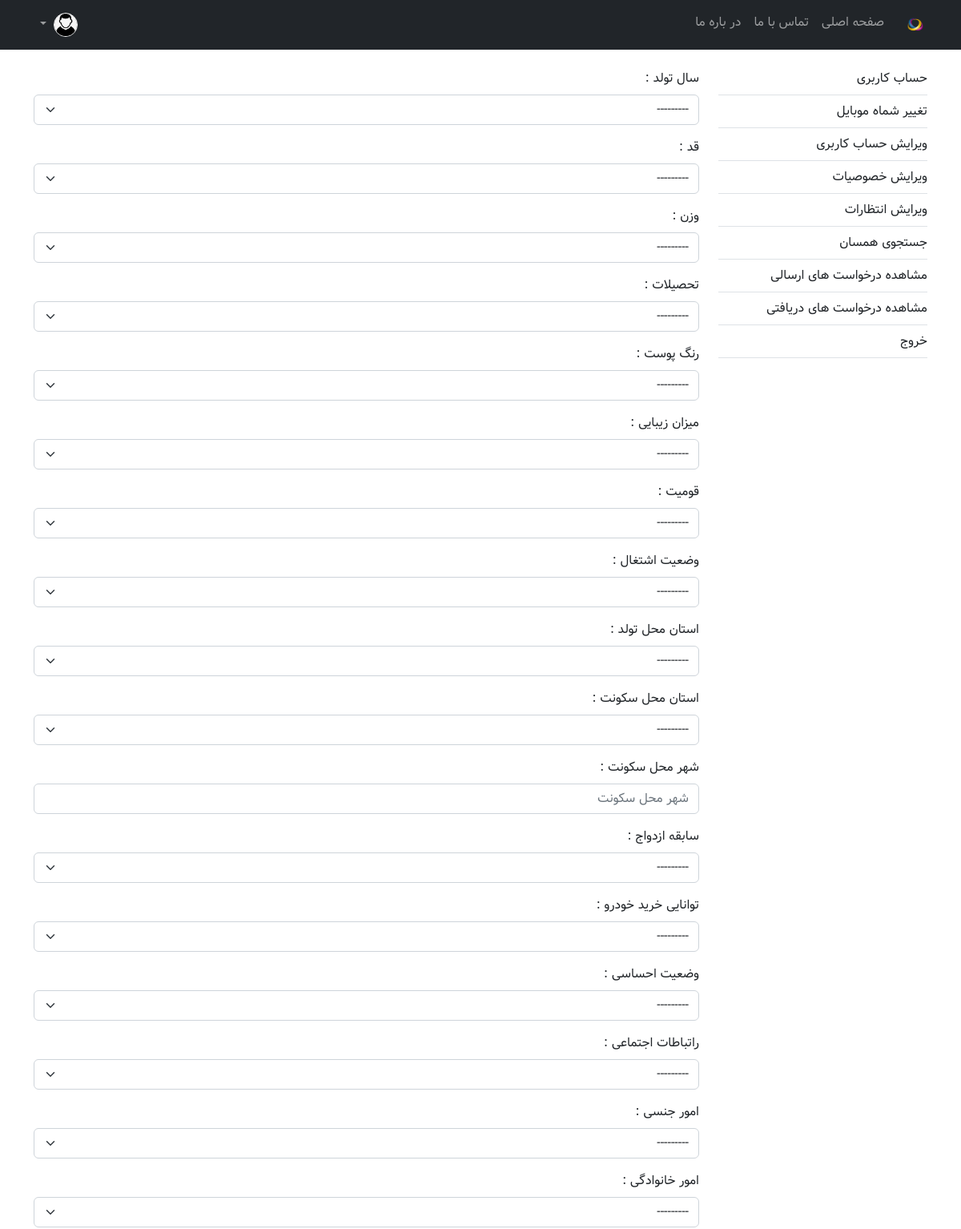
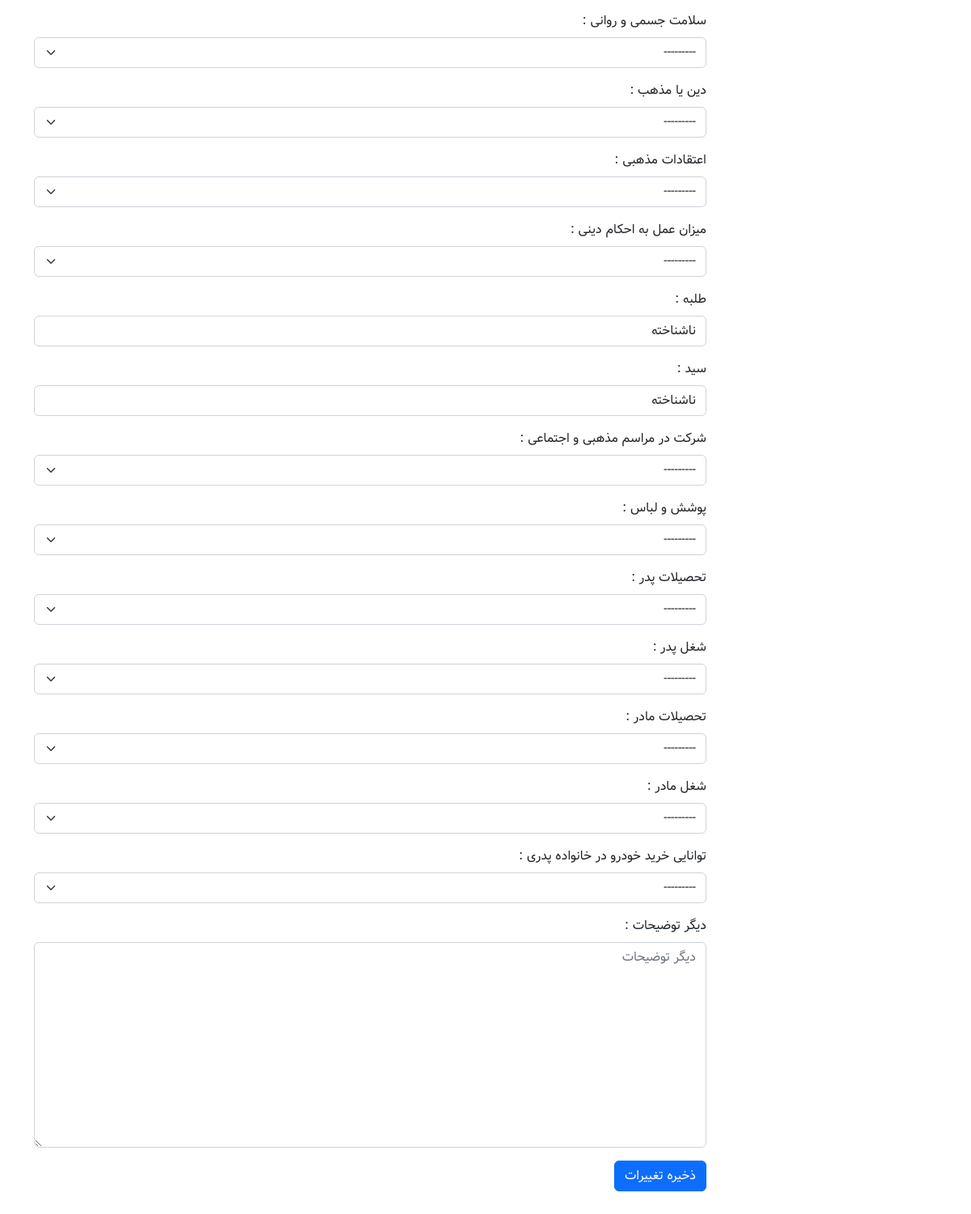
/account/khosousiaat_change/ (signed in), run on an earlier commit of the app's database (2 pictures, top to bottom).
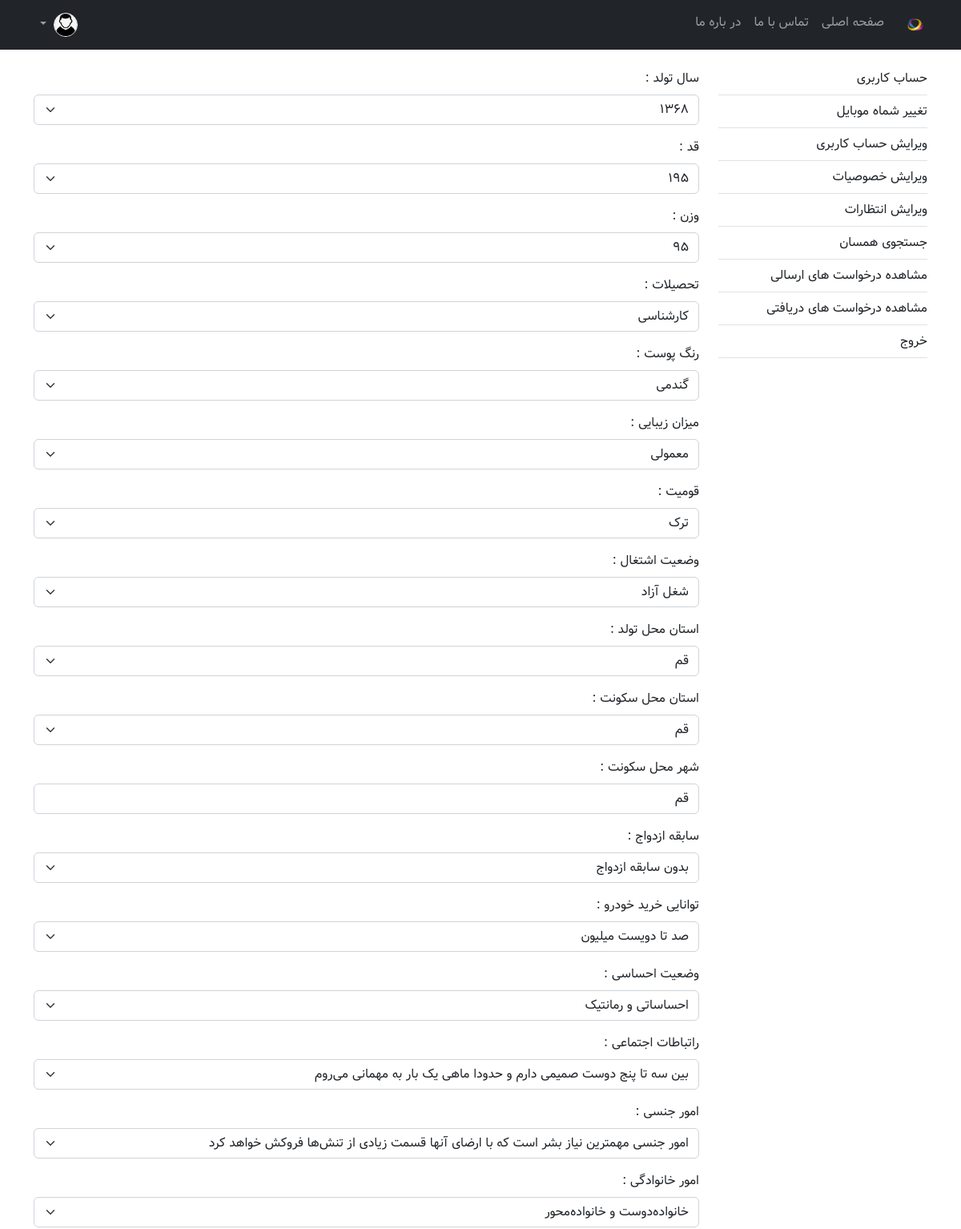
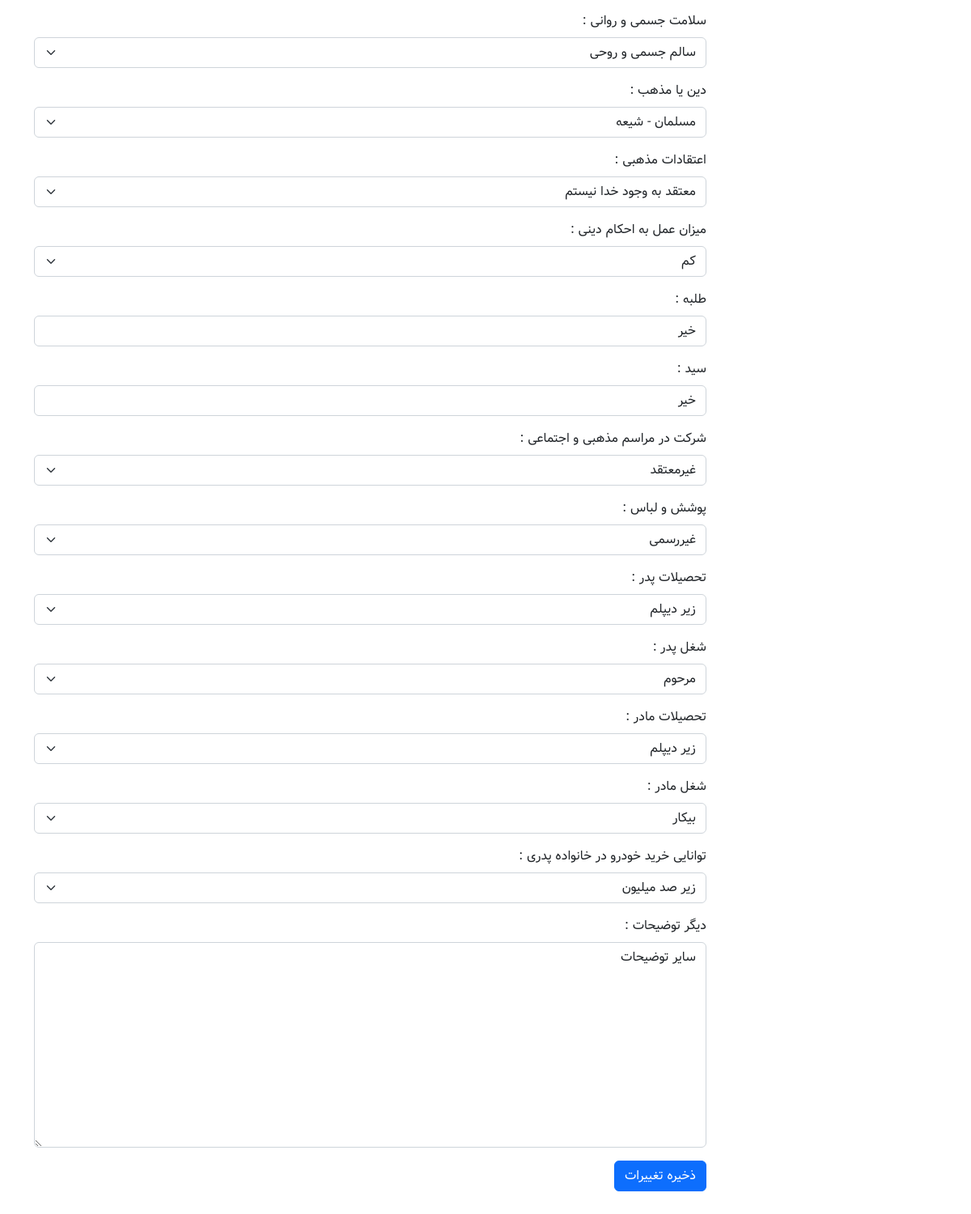
And on a later commit of the database (2 pictures, top to bottom).
### account/models.py (models this page shows, shortened)
class Khosousiaat(models.Model):
    user = models.OneToOneField(User, verbose_name="کاربر", on_delete=models.CASCADE)
    tavallod = models.CharField("سال تولد", max_length=4, choices=TAVALLOD_CHOICES, null=True, blank=True)
    qad = models.CharField("قد", max_length=3, choices=QAD_CHOICES, null=True, blank=True)
    vazn = models.CharField("وزن", max_length=3, choices=VAZN_CHOICES, null=True, blank=True)
    tahsil = models.CharField("تحصیلات", max_length=1, choices=TAHSIL_CHOICES[1:], null=True, blank=True)
    rang = models.CharField("رنگ پوست", max_length=1, choices=RANG_CHOICES[1:], null=True, blank=True)
    zibaayi = models.CharField("میزان زیبایی", max_length=1, choices=ZIBAAYI_CHOICES[1:], null=True, blank=True)
    qowmiat = models.CharField("قومیت", max_length=1, choices=QOWMIAT_CHOICES[1:], null=True, blank=True)
    shoql = models.CharField("وضعیت اشتغال", max_length=1, choices=SHOQL_CHOICES[1:], null=True, blank=True)
    ostaane_tavallod = models.CharField("استان محل تولد", max_length=2, choices=OSTAANHAA_CHOICES[1:], null=True, blank=True)
    ostaane_sokounat = models.CharField("استان محل سکونت", max_length=2, choices=OSTAANHAA_CHOICES[1:], null=True, blank=True)
    shahre_sokounat = models.CharField("شهر محل سکونت", max_length=150, null=True, blank=True)
    ezdevaaj = models.CharField("سابقه ازدواج", max_length=1, choices=EZDEVAAJ_CHOICES[1:], null=True, blank=True)
    kharide_khodro = models.CharField("توانایی خرید خودرو", max_length=1, choices=KHARIDE_KHODRO_CHOICES[1:], null=True, blank=True)
    ehsaasaat = models.CharField("وضعیت احساسی", max_length=1, choices=EHSAASAAT_CHOICES[1:], null=True, blank=True)
    ertebaataat = models.CharField("راتباطات اجتماعی", max_length=1, choices=ERTEBAATAAT_CHOICES[1:], null=True, blank=True)
    jensi = models.CharField("امور جنسی", max_length=1, choices=JENSI_CHOICES[1:], null=True, blank=True)
    khaanevaadegi = models.CharField("امور خانوادگی", max_length=1, choices=KHAANEVAADEGI_CHOICES[1:], null=True, blank=True)
    salaamat = models.CharField("سلامت جسمی و روانی", max_length=1, choices=SALAAMAT_CHOICES[1:], null=True, blank=True)
    din = models.CharField("دین یا مذهب", max_length=1, choices=DIN_CHOICES[1:], null=True, blank=True)
    eteqaadaat = models.CharField("اعتقادات مذهبی", max_length=1, choices=ETEQAADAAT_CHOICES[1:], null=True, blank=True)
    amal_be_ahkaam = models.CharField("میزان عمل به احکام دینی", max_length=1, choices=AMAL_BE_AHKAAM_CHOICES[1:], null=True, blank=True)
    talabeh = models.BooleanField("طلبه", null=True, blank=True)
    seyyed = models.BooleanField("سید", null=True, blank=True)
    shekrat_dar_maraasemaat = models.CharField("شرکت در مراسم مذهبی و اجتماعی", max_length=1, choices=SHERKAT_DAR_MARAASEMAAT_CHOICES[1:], null=True, blank=True)
    pushesh = models.CharField("پوشش و لباس", max_length=1, choices=POUSHESH_CHOICES[1:], null=True, blank=True)
    tahsil_pedar = models.CharField("تحصیلات پدر", max_length=1, choices=TAHSIL_CHOICES[1:], null=True, blank=True)
    shoql_pedar = models.CharField("شغل پدر", max_length=1, choices=SHOQLE_VAALEDEIN_CHOICES[1:], null=True, blank=True)
    tahsil_maadar = models.CharField("تحصیلات مادر", max_length=1, choices=TAHSIL_CHOICES[1:], null=True, blank=True)
    shoql_maadar = models.CharField("شغل مادر", max_length=1, choices=SHOQLE_VAALEDEIN_CHOICES[1:], null=True, blank=True)
    kharide_khodro_pedari = models.CharField("توانایی خرید خودرو در خانواده پدری", max_length=1, choices=KHARIDE_KHODRO_CHOICES[1:], null=True, blank=True)
    tozihaat = models.TextField("دیگر توضیحات", null=True, blank=True)
    class Meta:
        db_table = "khosousiaat"
        managed = True
        verbose_name = "خصوصیات کاربر"
        verbose_name_plural = "خصوصیات کاربران"

### account/views.py (the view)
# urls.py: path("account/khosousiaat_change/", khosousiaat_change_view, name="khosousiaat_change"),
def khosousiaat_change_view(request):
    template_name = "account/khosousiaat_change.html"
    template_title = "ویرایش خصوصیات"
    khosousiaat, created = Khosousiaat.objects.get_or_create(user=request.user)
    if request.method == "POST":
        form = KhosousiaatFrom(instance=khosousiaat, data=request.POST)
        if form.is_valid():
            form.save()
            messages.success(request, "خصوصیات شما با موفقیت ویرایش شد")
            return redirect("account:profile")
        else:
            messages.error(request, "لطفا اطلاعات خود را بررسی و دوباره تلاش کنید.")
    else:
        form = KhosousiaatFrom(instance=khosousiaat)
    context = {"template_title": template_title, "form": form}
    return render(request, template_name, context)

### account/forms.py
class KhosousiaatFrom(forms.ModelForm):
    class Meta:
        model = Khosousiaat
        exclude = ('user', )
    def __init__(self, *args, **kwargs):
        super(KhosousiaatFrom, self).__init__(*args, **kwargs)
        for visible in self.visible_fields():
            if visible.widget_type == 'select':
                visible.field.widget.attrs['class'] = 'form-select'
            else: visible.field.widget.attrs['class'] = 'form-control'
            visible.field.widget.attrs['placeholder'] = visible.label

### templates/account/khosousiaat_change.html (shortened to what this page needs)
{% extends "dashboard.html" %}
{% block profile_content %}
<form action="" method="post">
  {% include "snippets/form.html" %}
  <input type="submit" value="ذخیره تغییرات" class="btn btn-primary">
</form>
{% endblock profile_content %}

### templates/snippets/form.html (shortened to what this page needs)
{% for field in form %}
<div class="mb-3">
  <label for="{{ field.id_for_label }}" class="form-label">{{ field.label }} :</label>
  {{ field }}
</div>
{% endfor %}

What changed in the data, as far as the page shows it:
changed Khosousiaat: tavallod "---------" → "1368"; qad "---------" → "195"; vazn "---------" → "95"; tahsil "---------" → "کارشناسی"; rang "---------" → "گندمی"; zibaayi "---------" → "معمولی"; qowmiat "---------" → "ترک"; shoql "---------" → "شغل آزاد"; ostaane_tavallod "---------" → "قم"; ostaane_sokounat "---------" → "قم"; shahre_sokounat (not shown) → "قم"; ezdevaaj "---------" → "بدون سابقه ازدواج"; kharide_khodro "---------" → "صد تا دویست میلیون"; ehsaasaat "---------" → "احساساتی و رمانتیک"; ertebaataat "---------" → "بین سه تا پنج دوست صمیمی دارم و حدودا ماهی یک بار به مهمانی می‌روم"; jensi "---------" → "امور جنسی مهمترین نیاز بشر است که با ارضای آنها قسمت زیادی از تنش‌ها فروکش خواهد کرد"; khaanevaadegi "---------" → "خانواده‌دوست و خانواده‌محور"; salaamat "---------" → "سالم جسمی و روحی"; din "---------" → "مسلمان - شیعه"; eteqaadaat "---------" → "معتقد به وجود خدا نیستم"; amal_be_ahkaam "---------" → "کم"; talabeh "ناشناخته" → "خیر"; seyyed "ناشناخته" → "خیر"; shekrat_dar_maraasemaat "---------" → "غیرمعتقد"; pushesh "---------" → "غیررسمی"; tahsil_pedar "---------" → "زیر دیپلم"; shoql_pedar "---------" → "مرحوم"; tahsil_maadar "---------" → "زیر دیپلم"; shoql_maadar "---------" → "بیکار"; kharide_khodro_pedari "---------" → "زیر صد میلیون"; tozihaat (not shown) → "سایر توضیحات"
